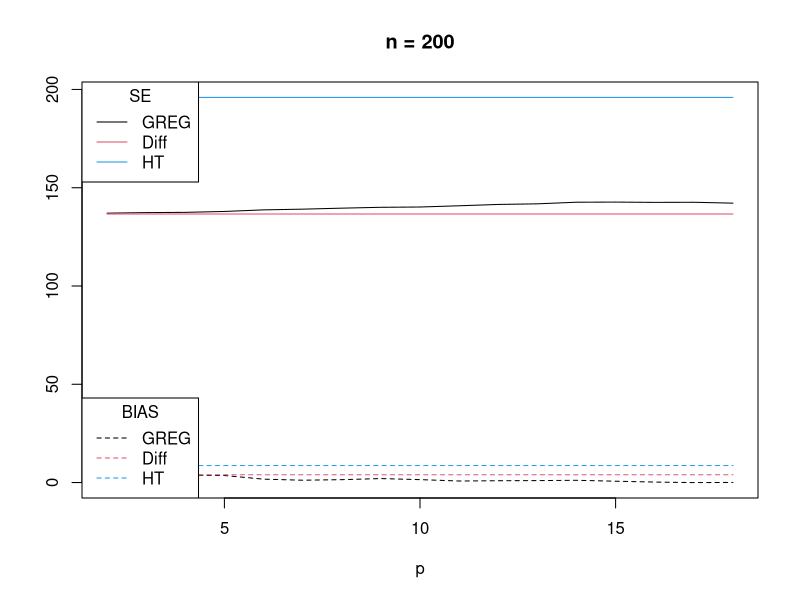

Recreate this plot in R.
## ---- chunk 1
N = 2000
n = 200
BIAS_res = NULL
SE_res = NULL
pvec = 2:18

X_whole = matrix(rnorm(N * 500, 2, 1), nr = N, nc = 500)

for(p in pvec){
  # p = 10
  set.seed(1)
  print(p)
s = 1

X = X_whole[,1:p]
beta = c(rep(1, s), rep(0, p - s))
e = rnorm(N, 0, 1)
y = X %*% beta + e
t_y = sum(y)

# pi1 = X[,1]^2 / sum(X[,1]^2) * n
pi1 = rep(n / N, N)
d1 = 1 / pi1

res = NULL
res2 = NULL
res3 = NULL
SIMNUM = 500
for(simnum in 1:SIMNUM){
  # set.seed(simnum)
  Index = sample(1:N, size = n, replace = FALSE, prob = pi1)
  y_s = y[Index]
  X_s = X[Index, ]
  d1_s = d1[Index]
  lm_obj = lm(y_s ~  X_s, weights = d1_s)
  beta_hat = lm_obj$coefficients[-1]
  #drop(solve(t(X_s) %*% diag(d1_s) %*% X_s, t(X_s) %*% diag(d1_s) %*% y_s))
  
  # beta_hat = unname(lm(y_s ~  t(apply(X_s, 1, function(k) k 
  # - colSums(X_s * d1_s) / N)), weights = d1_s)$coefficients[-1])
  
  y_HT = sum(y_s * d1_s)
  
  y_diff = drop(colSums(X) %*% beta + sum((y_s - drop(X_s %*% beta)) * d1_s))
  
  y_GREG = drop(colSums(X) %*% beta_hat + sum((y_s - drop(X_s %*% beta_hat)) * d1_s))
  
  y_model = drop(colSums(X) %*% beta_hat)

  # sigma_Debiased = sqrt(drop(t(e_s)  %*% Omega %*% e_s * N^2 / n^2))
  
  res = rbind(res, c(HT = y_HT, Diff = y_diff, GREG = y_GREG))

  
}

BIAS = colMeans(res - t_y)
SE = apply(res, 2, function(x) sqrt(var(x) * (length(x)-1)/length(x) ))
RMSE = apply(res - t_y, 2, function(x) sqrt(mean(x^2)))

cbind(BIAS, SE, RMSE)

BIAS_res = rbind(BIAS_res, BIAS)
SE_res = rbind(SE_res, SE)
}

plot(pvec, SE_res[,3], type = "l", col = 1, ylim = c(min(BIAS_res), max(SE_res)), main = sprintf("n = %g", n), xlab = "p", ylab = " ")
points(pvec, SE_res[,2], type = "l", col = 2)
points(pvec, SE_res[,1], type = "l", col = 4)
legend("topleft", c("GREG", "Diff", "HT"), col = c(1,2,4), lty = 1, title = "SE")

points(pvec, BIAS_res[,3], type = "l", col = 1, lty = 2)
points(pvec, BIAS_res[,2], type = "l", col = 2, lty = 2)
points(pvec, BIAS_res[,1], type = "l", col = 4, lty = 2)
legend("bottomleft", c("GREG", "Diff", "HT"), col = c(1,2,4), lty = 2, title = "BIAS")
